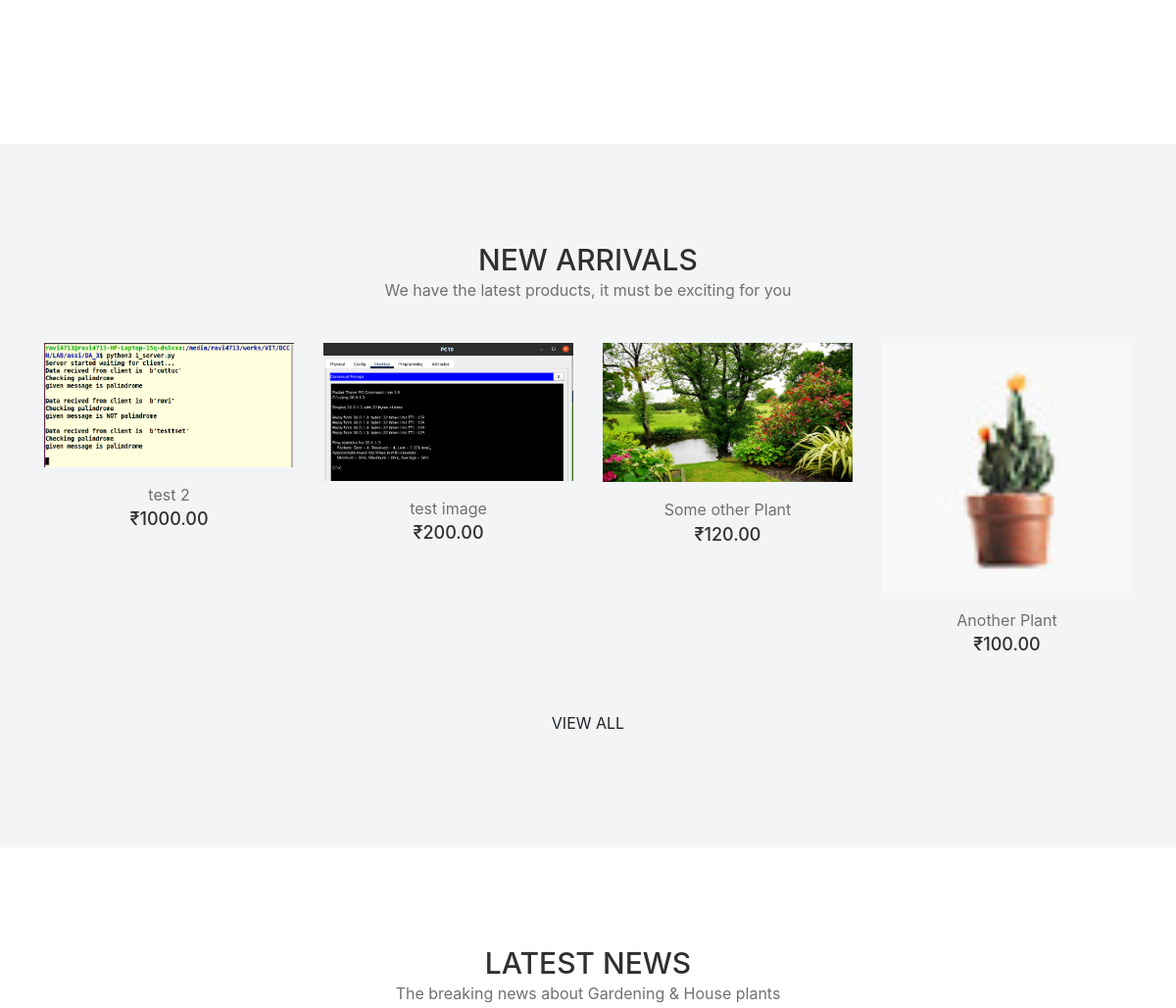
The app's page / (middle part), older data.
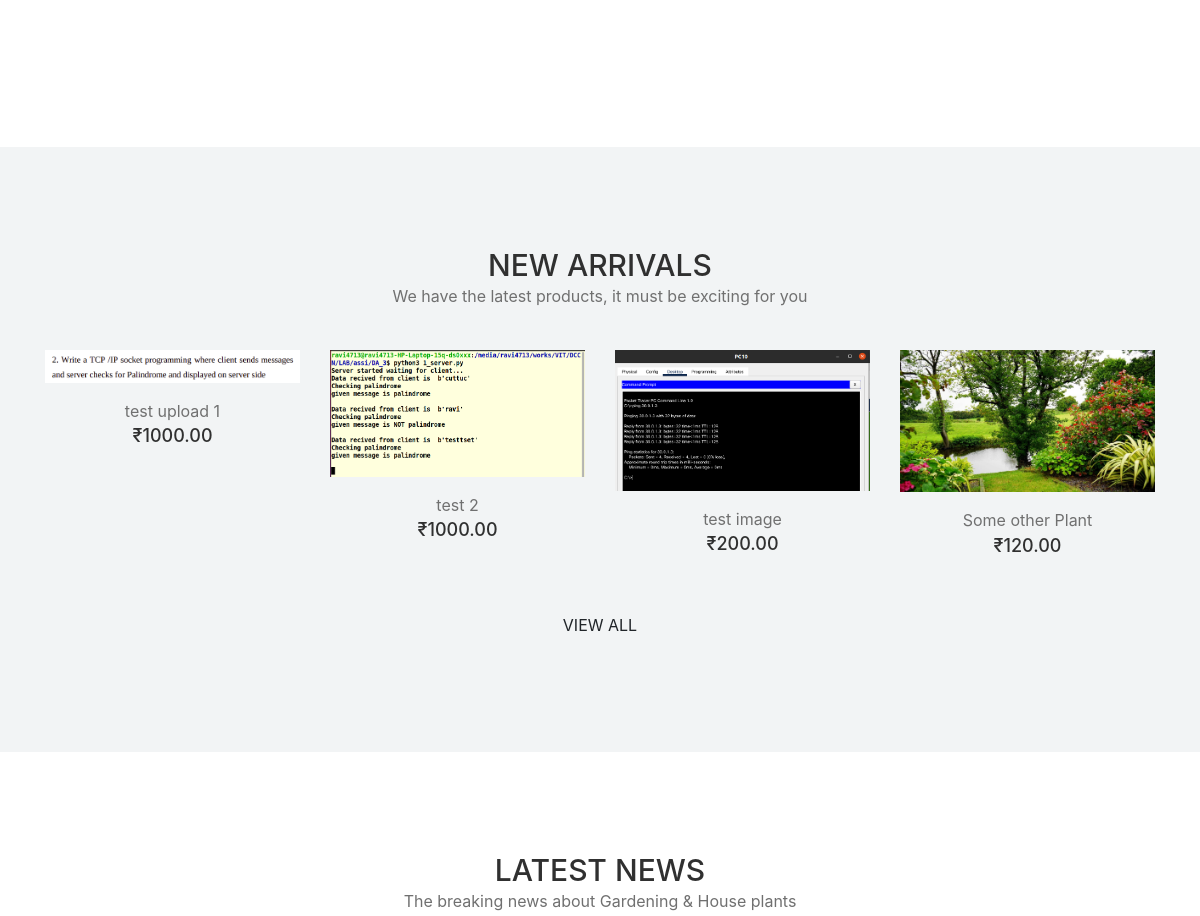
The same page, newer data.
### products/models.py (models this page shows, shortened)
class ItemsImages(models.Model):
    title = models.ForeignKey(ItemMain, on_delete=models.CASCADE)
    image = models.ImageField(upload_to = 'images')

class ItemMain(models.Model):
    title = models.CharField(max_length=50, unique=True)
    price = models.DecimalField(decimal_places=2, max_digits=25)
    description = models.TextField()
    category = models.ForeignKey(ItemsCat, on_delete=models.CASCADE)
    availablity = models.BooleanField(default=False)
    shippingCharges = models.IntegerField(default=0)
    offers = models.IntegerField(default=0)
    plantingAndCare = models.TextField()
    slug = models.SlugField(max_length=50,unique=True, default="", editable=False)

### products/views.py (the view)
# urls.py: 2. Add a URL to urlpatterns:  path('', views.home, name='home')
def home(request):
    context = {}
    items = ItemMain.objects.all().order_by('-id')[:4]
    items_list = []
    for i in items:
        l = []
        l.append(i.title)
        l.append(i.price)
        l.append(i.slug)
        ima = ItemsImages.objects.filter(title = i)[0]
        print(ima.image)
        l.append(ima.image)
        items_list.append(l)
    context['items'] = items_list
    blogs = BlogPlant.objects.all().order_by('-id')[:3]
    blogs_list = []
    for i in blogs:
        l = []
        l.append(i.blog_title)
        l.append(i.author)
        l.append(i.publish_date)
        l.append(i.blog_image)
        l.append(i.slug)
        l.append(i.blog_content[:100])
        blogs_list.append(l)
    context['blogs'] = blogs_list
    return render(request, 'home.html', context)

### templates/home.html (shortened to what this page needs)
{% extends "base-home.html" %}
{% load static %}
{% block home %}
<link rel="stylesheet" type="text/css" href="{% static 'css/home/home.css' %}">
<div>
<section class="alazea-portfolio-area section-padding-100-0">
    <div class="container-fluid">
        <div class="row alazea-portfolio">
            <div class="col-12 col-sm-6 col-lg-3 single_portfolio_item design office-design wow fadeInUp" data-wow-delay="100ms">
                <div class="portfolio-thumbnail .portfolio-thumbnail5 bg-img" ></div>
            </div>
            <div class="col-12 col-sm-6 col-lg-3 single_portfolio_item garden wow fadeInUp" data-wow-delay="200ms">
                <div class="portfolio-thumbnail .portfolio-thumbnail6 bg-img"></div>
            </div>
            <div class="col-12 col-lg-6 single_portfolio_item home-design wow fadeInUp" data-wow-delay="300ms">
                <div class="portfolio-thumbnail .portfolio-thumbnail7 bg-img"></div>
            </div>
        </div>
    </div>
</section>
<section class="new-arrivals-products-area bg-gray section-padding-100">
    <div class="container">
        <div class="row">
            <div class="col-12">
                <div class="section-heading text-center">
                    <h2>NEW ARRIVALS</h2>
                    <p>We have the latest products, it must be exciting for you</p>
                </div>
            </div>
        </div>
        <div class="row">
            {% for item in items %}
                <div class="col-12 col-sm-6 col-lg-3">
                    <div class="single-product-area mb-50 wow fadeInUp" data-wow-delay="100ms">
                        <div class="product-img">
                            <a href="shop-details.html"><img src="/media/{{ item.3 }}" %} alt=""></a>
                        </div>
                        <div class="product-info mt-15 text-center">
                            <a href="{% url 'itemView' the_slug=item.2 %}">
                                <p>{{ item.0 }}</p>
                            </a>
                            <h6>₹{{ item.1 }}</h6>
                        </div>
                    </div>
                </div>
            {% endfor %}
            <div class="col-12 text-center">
                <a href="{% url 'itemlist' %}" class="btn alazea-btn">View All</a>
            </div>
        </div>
    </div>
</section>
<section class="alazea-blog-area section-padding-100-0">
    <div class="container">
        <div class="row">
            <div class="col-12">
                <div class="section-heading text-center">
                    <h2>LATEST NEWS</h2>
                    <p>The breaking news about Gardening &amp; House plants</p>
                </div>
            </div>
        </div>
    </div>
</section>
{% include 'mission.html' %}
</div>
{% endblock home %}

Row changes from the older to the newer data that the page shows:
no longer on this page (row unchanged): ItemsImages: image (picture)
no longer on this page (row unchanged): ItemMain: title "Another Plant", price "100.00"
added ItemsImages: image (picture)
added ItemMain: title "test upload 1", price "1000.00"
